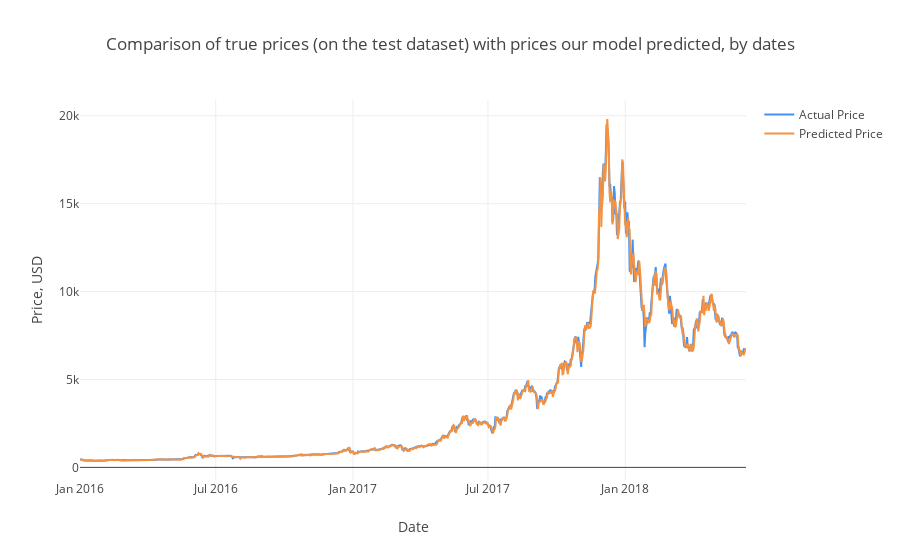

The code cell stored with this chart in its notebook:
### Code cell
# Ahora se extrae con el formato de fechas y se traza 
Test_Dates =df_train_x['total_number_btc'].index

trace1 = go.Scatter(x=Test_Dates, y=observated, name= 'Actual Price',
                   line = dict(color = ('rgb(66, 146, 244)'),width = 2))
trace2 = go.Scatter(x=Test_Dates, y=predicted, name= 'Predicted Price',
                   line = dict(color = ('rgb(244, 146, 65)'),width = 2))
data = [trace1, trace2]
layout = dict(title = 'Comparison of true prices (on the test dataset) with prices our model predicted, by dates',
             xaxis = dict(title = 'Date'), yaxis = dict(title = 'Price, USD'))
fig = dict(data=data, layout=layout)
py.iplot(fig, filename='results_demonstrating1')

### Figure 1 — Plotly figure (JSON) as saved in the notebook; plotly's stock layout.template omitted (floating-point values rounded to 4 significant figures; data arrays with more than 128 entries replaced by an {"elided": "..."} marker saying what was removed)
{"data": [{"line": {"color": "rgb(66, 146, 244)", "width": 2}, "name": "Actual Price", "type": "scatter", "x": {"elided": "904 str values"}, "y": {"elided": "894 float values"}}, {"line": {"color": "rgb(244, 146, 65)", "width": 2}, "name": "Predicted Price", "type": "scatter", "x": {"elided": "904 str values"}, "y": {"elided": "894 float values"}}], "layout": {"title": "Comparison of true prices (on the test dataset) with prices our model predicted, by dates", "xaxis": {"title": "Date"}, "yaxis": {"title": "Price, USD"}}}
